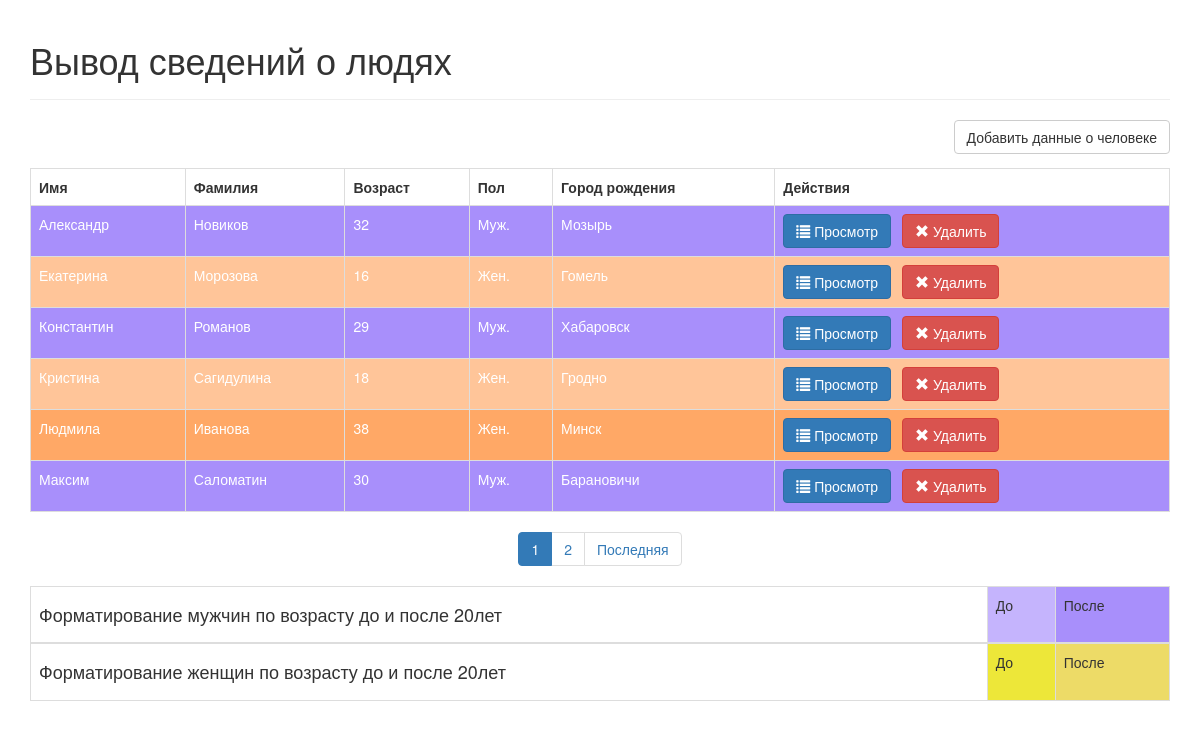
The page / on the database its author committed.
### tables this page shows
CREATE TABLE `people` (
  `id` int(11) NOT NULL,
  `name` mediumtext NOT NULL,
  `surname` mediumtext NOT NULL,
  `birthday` date NOT NULL,
  `gender` tinyint(1) NOT NULL,
  `city` text NOT NULL
);

### index.php (the view, shortened to what this page needs)
<?php
  $page = isset($_GET['page']) ? $_GET['page'] : 1;
  $records_per_page = 6;
  $from_record_num = ($records_per_page * $page) - $records_per_page;
  require 'people_class.php';
  $database = new Database();
  $db = $database->getConnection();
  $output_people = new People($db);
  $stmt = $output_people->readAll($from_record_num, $records_per_page,$db);
  $num = $stmt->rowCount();
  $total_rows = $output_people->countAll();
  $page_title = "Вывод сведений о людях";
  require_once "header.php";
?>
  <div class='right-button-margin'>
      <a href='add_person.php' class='btn btn-default pull-right'>Добавить данные о человеке</a>
  </div>
<?php
  if ($num > 0) {
    echo "<table class='table table-hover table-responsive table-bordered'>";
      echo "<tr>";
        echo "<th>Имя</th>";
        echo "<th>Фамилия</th>";
        echo "<th>Возраст</th>";
        echo "<th>Пол</th>";
        echo "<th>Город рождения</th>";
        echo "<th>Действия</th>";
      echo "</tr>";
      while ($row = $stmt->fetch(PDO::FETCH_ASSOC)) {
        extract($row);
        echo "<tr ";
        echo $output_people->format_person($gender,$birthday);
        echo '</tr>';
          echo "<td>{$name}</td>";
          echo "<td>{$surname}</td>";
          echo "<td>";
          echo People::calculate_age($birthday);
          echo "</td>";
          echo "<td>";
          echo People::change_gender($gender);
          echo "</td>";
          echo "<td>{$city}</td>";
          echo "<td>";
          echo "<a href='read_person.php?id={$id}' class='btn btn-primary left-margin'>
                <span class='glyphicon glyphicon-list'></span> Просмотр
                </a>
                <a delete-id='{$id}' class='btn btn-danger delete-object'>
                <span class='glyphicon glyphicon-remove'></span> Удалить
                </a>";
          echo "</td>";
        echo "</tr>";
        }
    echo "</table>";
    $page_url = "index.php?";
    include_once 'paging.php';
  }
  else {
      echo "<div class='alert alert-info'>Информация не найдена.</div>";
  }
?>
   <table class='table table-bordered table-sm'>
     <thead>
      <tr>
        <td><h4>Форматирование мужчин по возрасту до и после 20лет</h4></td>
        <td class="smal_male_td">До</td>
        <td class="male_td">После</td>
      </tr>
    </thead>
      <tr>
        <td><h4>Форматирование женщин по возрасту до и после 20лет</h4></td>
        <td class="smal_fmale_td">До</td>
        <td class="fmale_td">После</td>
      </tr>
   </table>
<?php
  require_once "footer.php";
?>

### header.php (shortened to what this page needs)
<!DOCTYPE html>
<html lang="ru">
<head>
  <link rel="stylesheet" href="https://maxcdn.bootstrapcdn.com/bootstrap/3.3.7/css/bootstrap.min.css"/>
  <link rel="stylesheet" href="css/style.css"/>
</head>
<body>
  <div class="container">
      <div class="page-header">
          <h1>
            <?php echo $page_title; ?>
          </h1>
      </div>

### people_class.php (shortened to what this page needs)
<?php
class People
{
    private $conn;
    private $table_name = 'people';
    private $format_part1="style='background-color: rgb(";
    private $male = '110 69 249 / ';
    private $fmale = '255 111 0 / ';
    private $format_part2="); color: white;'";
    public function __construct($db, $id = '', $name = '', $surname = '',
      $birthday = '', $gender = '', $city= ''
    ){
      $this->conn = $db;
    }
    function readAll($from_record_num, $records_per_page)
    {
      $query = "SELECT id, name, surname, birthday, gender, city "
             . "FROM " . $this->table_name
             . " ORDER BY name ASC "
             . "LIMIT {$from_record_num}, {$records_per_page}";
      $stmt = $this->conn->prepare($query);
      $stmt->execute();
      return $stmt;
    }
    public function countAll()
    {
      $query = "SELECT id FROM " . $this->table_name . "";
      $stmt = $this->conn->prepare( $query );
      $stmt->execute();
      $num = $stmt->rowCount();
      return $num;
    }
    public static function calculate_age($birthday)
    {
      $birthday_timestamp = strtotime($birthday);
      $age = date('Y') - date('Y', $birthday_timestamp);
      if (date('md', $birthday_timestamp) > date('md')) {
        $age--;
      }
      return $age;
    }
    static function change_gender($gnd)
    {
      if ($gnd == 1) {
          $gnd = "Муж.";
      } else {
          $gnd = "Жен.";
      }
      return $gnd;
    }
    function format_person($gender,$birthday)
    {
      $age = People::calculate_age($birthday);
      if ($age <= '20') {
              if ($gender == 1) {
                $str_style = $this->format_part1.$this->male."40%".$this->format_part2;
              } else {
                $str_style = $this->format_part1.$this->fmale."40%".$this->format_part2;
              }
      }
       if ($age > '20'){
                if ($gender == 1){
                  $str_style = $this->format_part1.$this->male."60%".$this->format_part2;
                } else {
                  $str_style = $this->format_part1.$this->fmale."60%".$this->format_part2;
                }
      }
      echo $str_style;
    }
}

### paging.php (shortened to what this page needs)
<?php
echo "<ul class='pagination'>";
$total_pages = ceil($total_rows / $records_per_page);
$range = 2;
$initial_num = $page - $range;
$condition_limit_num = ($page + $range) + 1;
for ($x = $initial_num; $x < $condition_limit_num; $x++) {
    if (($x > 0) && ($x <= $total_pages)) {
        if ($x == $page) {
            echo "<li class='active'><a href=\"#\">$x <span class=\"sr-only\">(current)</span></a></li>";
        }
        else {
            echo "<li><a href='{$page_url}page=$x'>$x</a></li>";
        }
    }
}
if ($page < $total_pages) {
    echo "<li><a href='" . $page_url . "page={$total_pages}' title='Последняя страница из {$total_pages}.'>";
    echo "Последняя";
    echo "</a></li>";
}
echo "</ul>";

### footer.php (shortened to what this page needs)
</div>
</body>
</html>

### css/style.css (style rules this page uses)
.left-margin { margin: 0 .5em 0 0; }
.right-button-margin { margin: 0 0 1em 0; overflow: hidden; }
.pagination { display: flex; justify-content: center; }
.smal_male_td { background-color: rgb(110 69 249 / 40%); }
.male_td { background-color: rgb(110 69 249 / 60%); }
.smal_fmale_td { background-color: rgba(233, 226, 15, 0.824); }
.fmale_td { background-color: rgba(225, 196, 2, 0.6); }

### rows shown on the page
people: name "Александр", surname "Новиков", birthday "32", gender "Муж.", city "Мозырь"
people: name "Екатерина", surname "Морозова", birthday "16", gender "Жен.", city "Гомель"
people: name "Константин", surname "Романов", birthday "29", gender "Муж.", city "Хабаровск"
people: name "Кристина", surname "Сагидулина", birthday "18", gender "Жен.", city "Гродно"
people: name "Людмила", surname "Иванова", birthday "38", gender "Жен.", city "Минск"
people: name "Максим", surname "Саломатин", birthday "30", gender "Муж.", city "Барановичи"

### other values the page prints
$page_title "Вывод сведений о людях"
